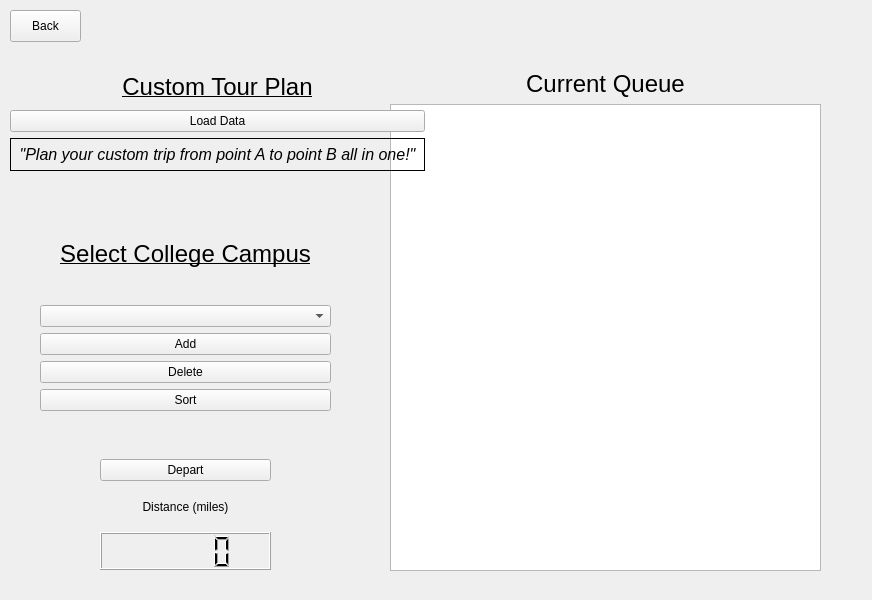
<?xml version="1.0" encoding="UTF-8"?>
<ui version="4.0">
 <class>MainWindow</class>
 <widget class="QMainWindow" name="MainWindow">
  <property name="geometry">
   <rect>
    <x>0</x>
    <y>0</y>
    <width>872</width>
    <height>600</height>
   </rect>
  </property>
  <property name="windowTitle">
   <string>MainWindow</string>
  </property>
  <widget class="QWidget" name="centralwidget">
   <widget class="QStackedWidget" name="stackedWidget">
    <property name="geometry">
     <rect>
      <x>0</x>
      <y>0</y>
      <width>871</width>
      <height>601</height>
     </rect>
    </property>
    <property name="currentIndex">
     <number>2</number>
    </property>
    <widget class="QWidget" name="MainMenu">
     <widget class="QWidget" name="layoutWidget">
      <property name="geometry">
       <rect>
        <x>580</x>
        <y>320</y>
        <width>212</width>
        <height>100</height>
       </rect>
      </property>
      <layout class="QVBoxLayout" name="verticalLayout">
       <item>
        <widget class="QPushButton" name="DisplayCampusInfo">
         <property name="text">
          <string>Campus Information</string>
         </property>
        </widget>
       </item>
       <item>
        <widget class="QPushButton" name="DisplaySouvenirs">
         <property name="text">
          <string>Souvenirs</string>
         </property>
        </widget>
       </item>
       <item>
        <widget class="QPushButton" name="StartTour">
         <property name="text">
          <string>START TOUR</string>
         </property>
        </widget>
       </item>
      </layout>
     </widget>
     <widget class="QWidget" name="layoutWidget_2">
      <property name="geometry">
       <rect>
        <x>580</x>
        <y>120</y>
        <width>251</width>
        <height>171</height>
       </rect>
      </property>
      <layout class="QGridLayout" name="gridLayout">
       <item row="0" column="1" colspan="2">
        <widget class="QLabel" name="label_2">
         <property name="font">
          <font>
           <pointsize>11</pointsize>
           <weight>75</weight>
           <bold>true</bold>
          </font>
         </property>
         <property name="text">
          <string>ADMIN ONLY</string>
         </property>
        </widget>
       </item>
       <item row="1" column="0">
        <widget class="QLabel" name="usernameLabel">
         <property name="text">
          <string>Username: </string>
         </property>
        </widget>
       </item>
       <item row="1" column="1" colspan="2">
        <widget class="QLineEdit" name="usernameLineEdit">
         <property name="styleSheet">
          <string notr="true"/>
         </property>
        </widget>
       </item>
       <item row="2" column="0">
        <widget class="QLabel" name="passwordLabel">
         <property name="text">
          <string>Password: </string>
         </property>
        </widget>
       </item>
       <item row="2" column="1" colspan="2">
        <widget class="QLineEdit" name="passwordLineEdit">
         <property name="inputMethodHints">
          <set>Qt::ImhHiddenText|Qt::ImhNoAutoUppercase|Qt::ImhNoPredictiveText|Qt::ImhSensitiveData</set>
         </property>
         <property name="echoMode">
          <enum>QLineEdit::Password</enum>
         </property>
        </widget>
       </item>
       <item row="3" column="0" colspan="2">
        <widget class="QPushButton" name="loginPushBtn_2">
         <property name="text">
          <string>Login</string>
         </property>
        </widget>
       </item>
       <item row="3" column="2">
        <widget class="QPushButton" name="clearPushBtn_2">
         <property name="text">
          <string>Clear</string>
         </property>
        </widget>
       </item>
       <item row="0" column="0">
        <widget class="QLabel" name="MainWindowLogo">
         <property name="text">
          <string/>
         </property>
         <property name="alignment">
          <set>Qt::AlignCenter</set>
         </property>
        </widget>
       </item>
      </layout>
     </widget>
     <widget class="QWidget" name="layoutWidget_3">
      <property name="geometry">
       <rect>
        <x>30</x>
        <y>60</y>
        <width>511</width>
        <height>481</height>
       </rect>
      </property>
      <layout class="QVBoxLayout" name="verticalLayout_2">
       <item>
        <widget class="QLabel" name="label">
         <property name="font">
          <font>
           <pointsize>14</pointsize>
           <weight>75</weight>
           <bold>true</bold>
          </font>
         </property>
         <property name="text">
          <string>WELCOME TO YOUR COLLEGE TOUR, STUDENTS!</string>
         </property>
         <property name="alignment">
          <set>Qt::AlignCenter</set>
         </property>
        </widget>
       </item>
       <item>
        <widget class="QTableView" name="tableView"/>
       </item>
      </layout>
     </widget>
    </widget>
    <widget class="QWidget" name="PlanningMenu">
     <widget class="QWidget" name="layoutWidget_7">
      <property name="geometry">
       <rect>
        <x>30</x>
        <y>60</y>
        <width>511</width>
        <height>481</height>
       </rect>
      </property>
      <layout class="QVBoxLayout" name="verticalLayout_5">
       <item>
        <widget class="QLabel" name="label_5">
         <property name="font">
          <font>
           <pointsize>14</pointsize>
           <weight>75</weight>
           <bold>true</bold>
          </font>
         </property>
         <property name="text">
          <string>DISTANCE BY COLLEGE</string>
         </property>
         <property name="alignment">
          <set>Qt::AlignCenter</set>
         </property>
        </widget>
       </item>
       <item>
        <widget class="QTableView" name="DistancesTable"/>
       </item>
      </layout>
     </widget>
     <widget class="QWidget" name="layoutWidget_8">
      <property name="geometry">
       <rect>
        <x>580</x>
        <y>80</y>
        <width>212</width>
        <height>174</height>
       </rect>
      </property>
      <layout class="QVBoxLayout" name="verticalLayout_6">
       <item>
        <widget class="QPushButton" name="SelectStartingCollegeButton">
         <property name="text">
          <string>Load Data</string>
         </property>
        </widget>
       </item>
       <item>
        <widget class="QLabel" name="label_4">
         <property name="text">
          <string>&lt;html&gt;&lt;head/&gt;&lt;body&gt;&lt;p&gt;&lt;span style=&quot; text-decoration: underline;&quot;&gt;Select College to view&lt;/span&gt;&lt;/p&gt;&lt;/body&gt;&lt;/html&gt;</string>
         </property>
         <property name="alignment">
          <set>Qt::AlignCenter</set>
         </property>
        </widget>
       </item>
       <item>
        <widget class="QComboBox" name="StartingCollegeComboBox"/>
       </item>
       <item>
        <widget class="QPushButton" name="PlanCustomTripButton">
         <property name="text">
          <string>Custom Tour Trip</string>
         </property>
        </widget>
       </item>
       <item>
        <widget class="QPushButton" name="PrePlannedButton">
         <property name="text">
          <string>Pre-Planned Trip</string>
         </property>
        </widget>
       </item>
      </layout>
     </widget>
     <widget class="QPushButton" name="backButton_1">
      <property name="geometry">
       <rect>
        <x>10</x>
        <y>10</y>
        <width>71</width>
        <height>32</height>
       </rect>
      </property>
      <property name="text">
       <string>Back</string>
      </property>
     </widget>
    </widget>
    <widget class="QWidget" name="CustomTripMenu">
     <widget class="QWidget" name="layoutWidget">
      <property name="geometry">
       <rect>
        <x>390</x>
        <y>70</y>
        <width>431</width>
        <height>501</height>
       </rect>
      </property>
      <layout class="QVBoxLayout" name="verticalLayout_12">
       <item>
        <widget class="QLabel" name="CurrentQueueLabel">
         <property name="font">
          <font>
           <pointsize>18</pointsize>
          </font>
         </property>
         <property name="text">
          <string>Current Queue</string>
         </property>
         <property name="alignment">
          <set>Qt::AlignCenter</set>
         </property>
        </widget>
       </item>
       <item>
        <widget class="QTableView" name="QueueTableView"/>
       </item>
      </layout>
     </widget>
     <widget class="QWidget" name="layoutWidget">
      <property name="geometry">
       <rect>
        <x>100</x>
        <y>459</y>
        <width>171</width>
        <height>111</height>
       </rect>
      </property>
      <layout class="QVBoxLayout" name="verticalLayout_13">
       <item>
        <widget class="QPushButton" name="DepartButton">
         <property name="text">
          <string>Depart</string>
         </property>
        </widget>
       </item>
       <item>
        <widget class="QLabel" name="DistanceLabel">
         <property name="text">
          <string>Distance (miles)</string>
         </property>
         <property name="alignment">
          <set>Qt::AlignCenter</set>
         </property>
        </widget>
       </item>
       <item>
        <widget class="QLCDNumber" name="DistanceNumber"/>
       </item>
      </layout>
     </widget>
     <widget class="QWidget" name="layoutWidget">
      <property name="geometry">
       <rect>
        <x>10</x>
        <y>70</y>
        <width>415</width>
        <height>101</height>
       </rect>
      </property>
      <layout class="QVBoxLayout" name="verticalLayout_11">
       <item>
        <widget class="QLabel" name="TourPlanningLabel">
         <property name="font">
          <font>
           <pointsize>18</pointsize>
          </font>
         </property>
         <property name="text">
          <string>&lt;html&gt;&lt;head/&gt;&lt;body&gt;&lt;p&gt;&lt;span style=&quot; text-decoration: underline;&quot;&gt;Custom Tour Plan&lt;/span&gt;&lt;/p&gt;&lt;/body&gt;&lt;/html&gt;</string>
         </property>
         <property name="alignment">
          <set>Qt::AlignCenter</set>
         </property>
        </widget>
       </item>
       <item>
        <widget class="QPushButton" name="SelectStartingCollegeButton_3">
         <property name="text">
          <string>Load Data</string>
         </property>
        </widget>
       </item>
       <item>
        <widget class="QLabel" name="label_3">
         <property name="font">
          <font>
           <pointsize>12</pointsize>
          </font>
         </property>
         <property name="frameShape">
          <enum>QFrame::Panel</enum>
         </property>
         <property name="frameShadow">
          <enum>QFrame::Plain</enum>
         </property>
         <property name="text">
          <string>&lt;html&gt;&lt;head/&gt;&lt;body&gt;&lt;p&gt;&lt;span style=&quot; font-style:italic;&quot;&gt;&amp;quot;Plan your custom trip from point A to point B all in one!&amp;quot;&lt;/span&gt;&lt;/p&gt;&lt;/body&gt;&lt;/html&gt;</string>
         </property>
         <property name="alignment">
          <set>Qt::AlignCenter</set>
         </property>
        </widget>
       </item>
      </layout>
     </widget>
     <widget class="QPushButton" name="backButton_2">
      <property name="geometry">
       <rect>
        <x>10</x>
        <y>10</y>
        <width>71</width>
        <height>32</height>
       </rect>
      </property>
      <property name="text">
       <string>Back</string>
      </property>
     </widget>
     <widget class="QWidget" name="layoutWidget">
      <property name="geometry">
       <rect>
        <x>40</x>
        <y>210</y>
        <width>291</width>
        <height>201</height>
       </rect>
      </property>
      <layout class="QGridLayout" name="gridLayout_4">
       <item row="1" column="0">
        <widget class="QComboBox" name="StartingPointBox"/>
       </item>
       <item row="2" column="0">
        <widget class="QPushButton" name="AddQueueButton">
         <property name="text">
          <string>Add</string>
         </property>
        </widget>
       </item>
       <item row="3" column="0">
        <widget class="QPushButton" name="DeleteQueueButton">
         <property name="text">
          <string>Delete</string>
         </property>
        </widget>
       </item>
       <item row="0" column="0">
        <widget class="QLabel" name="CurrentLabel">
         <property name="font">
          <font>
           <pointsize>18</pointsize>
          </font>
         </property>
         <property name="text">
          <string>&lt;html&gt;&lt;head/&gt;&lt;body&gt;&lt;p&gt;&lt;span style=&quot; text-decoration: underline;&quot;&gt;Select College Campus&lt;/span&gt;&lt;/p&gt;&lt;/body&gt;&lt;/html&gt;</string>
         </property>
         <property name="alignment">
          <set>Qt::AlignCenter</set>
         </property>
        </widget>
       </item>
       <item row="4" column="0">
        <widget class="QPushButton" name="SortQueue">
         <property name="text">
          <string>Sort</string>
         </property>
        </widget>
       </item>
      </layout>
     </widget>
    </widget>
    <widget class="QWidget" name="PrePlannedMenu">
     <widget class="QWidget" name="layoutWidget_23">
      <property name="geometry">
       <rect>
        <x>40</x>
        <y>231</y>
        <width>296</width>
        <height>181</height>
       </rect>
      </property>
      <layout class="QGridLayout" name="gridLayout_15">
       <item row="2" column="0">
        <widget class="QLabel" name="CurrentLabel_20">
         <property name="font">
          <font>
           <pointsize>18</pointsize>
          </font>
         </property>
         <property name="text">
          <string>&lt;html&gt;&lt;head/&gt;&lt;body&gt;&lt;p&gt;&lt;span style=&quot; font-size:14pt;&quot;&gt;Desired Amount: &lt;/span&gt;&lt;/p&gt;&lt;/body&gt;&lt;/html&gt;</string>
         </property>
         <property name="alignment">
          <set>Qt::AlignCenter</set>
         </property>
        </widget>
       </item>
       <item row="1" column="0" colspan="2">
        <widget class="QComboBox" name="CollegeSelectBox"/>
       </item>
       <item row="2" column="1">
        <widget class="QComboBox" name="DesiredAmtBox">
         <item>
          <property name="text">
           <string>1</string>
          </property>
         </item>
         <item>
          <property name="text">
           <string>2</string>
          </property>
         </item>
         <item>
          <property name="text">
           <string>3</string>
          </property>
         </item>
         <item>
          <property name="text">
           <string>4</string>
          </property>
         </item>
         <item>
          <property name="text">
           <string>5</string>
          </property>
         </item>
         <item>
          <property name="text">
           <string>6</string>
          </property>
         </item>
         <item>
          <property name="text">
           <string>7</string>
          </property>
         </item>
         <item>
          <property name="text">
           <string>8</string>
          </property>
         </item>
         <item>
          <property name="text">
           <string>9</string>
          </property>
         </item>
         <item>
          <property name="text">
           <string>10</string>
          </property>
         </item>
         <item>
          <property name="text">
           <string>11</string>
          </property>
         </item>
         <item>
          <property name="text">
           <string>12</string>
          </property>
         </item>
         <item>
          <property name="text">
           <string>13</string>
          </property>
         </item>
         <item>
          <property name="text">
           <string>14</string>
          </property>
         </item>
         <item>
          <property name="text">
           <string>15</string>
          </property>
         </item>
         <item>
          <property name="text">
           <string>16</string>
          </property>
         </item>
         <item>
          <property name="text">
           <string>17</string>
          </property>
         </item>
         <item>
          <property name="text">
           <string>18</string>
          </property>
         </item>
         <item>
          <property name="text">
           <string>19</string>
          </property>
         </item>
         <item>
          <property name="text">
           <string>20</string>
          </property>
         </item>
        </widget>
       </item>
       <item row="0" column="0" colspan="2">
        <widget class="QLabel" name="SelectCollegeCampusLabel">
         <property name="font">
          <font>
           <pointsize>18</pointsize>
          </font>
         </property>
         <property name="text">
          <string>&lt;html&gt;&lt;head/&gt;&lt;body&gt;&lt;p&gt;&lt;span style=&quot; text-decoration: underline;&quot;&gt;Select College Campus&lt;/span&gt;&lt;/p&gt;&lt;/body&gt;&lt;/html&gt;</string>
         </property>
         <property name="alignment">
          <set>Qt::AlignCenter</set>
         </property>
        </widget>
       </item>
      </layout>
     </widget>
     <widget class="QPushButton" name="backButton_6">
      <property name="geometry">
       <rect>
        <x>10</x>
        <y>10</y>
        <width>71</width>
        <height>32</height>
       </rect>
      </property>
      <property name="text">
       <string>Back</string>
      </property>
     </widget>
     <widget class="QWidget" name="layoutWidget_22">
      <property name="geometry">
       <rect>
        <x>10</x>
        <y>70</y>
        <width>352</width>
        <height>121</height>
       </rect>
      </property>
      <layout class="QVBoxLayout" name="verticalLayout_44">
       <item>
        <widget class="QLabel" name="PrePlannedLabel">
         <property name="font">
          <font>
           <pointsize>18</pointsize>
          </font>
         </property>
         <property name="text">
          <string>&lt;html&gt;&lt;head/&gt;&lt;body&gt;&lt;p&gt;&lt;span style=&quot; text-decoration: underline;&quot;&gt;Pre-Planned Trip&lt;/span&gt;&lt;/p&gt;&lt;/body&gt;&lt;/html&gt;</string>
         </property>
         <property name="alignment">
          <set>Qt::AlignCenter</set>
         </property>
        </widget>
       </item>
       <item>
        <widget class="QPushButton" name="LoadData">
         <property name="text">
          <string>Load Data</string>
         </property>
        </widget>
       </item>
       <item>
        <widget class="QLabel" name="label_20">
         <property name="font">
          <font>
           <pointsize>12</pointsize>
          </font>
         </property>
         <property name="frameShape">
          <enum>QFrame::Panel</enum>
         </property>
         <property name="frameShadow">
          <enum>QFrame::Plain</enum>
         </property>
         <property name="text">
          <string>&lt;html&gt;&lt;head/&gt;&lt;body&gt;&lt;p&gt;&lt;span style=&quot; font-style:italic;&quot;&gt;&amp;quot;Choose a pre-planned trip of your desire !&amp;quot;&lt;/span&gt;&lt;/p&gt;&lt;/body&gt;&lt;/html&gt;</string>
         </property>
         <property name="alignment">
          <set>Qt::AlignCenter</set>
         </property>
        </widget>
       </item>
       <item>
        <widget class="QLabel" name="label_21">
         <property name="font">
          <font>
           <pointsize>12</pointsize>
          </font>
         </property>
         <property name="frameShape">
          <enum>QFrame::Panel</enum>
         </property>
         <property name="frameShadow">
          <enum>QFrame::Plain</enum>
         </property>
         <property name="text">
          <string>&lt;html&gt;&lt;head/&gt;&lt;body&gt;&lt;p&gt;&lt;span style=&quot; font-style:italic;&quot;&gt;&amp;quot;The &lt;/span&gt;&lt;span style=&quot; font-weight:600; font-style:italic; text-decoration: underline;&quot;&gt;shortest &lt;/span&gt;&lt;span style=&quot; font-style:italic;&quot;&gt;route is automatically calculated!&amp;quot;&lt;/span&gt;&lt;/p&gt;&lt;/body&gt;&lt;/html&gt;</string>
         </property>
         <property name="alignment">
          <set>Qt::AlignCenter</set>
         </property>
        </widget>
       </item>
      </layout>
     </widget>
     <widget class="QWidget" name="layoutWidget_20">
      <property name="geometry">
       <rect>
        <x>390</x>
        <y>70</y>
        <width>431</width>
        <height>501</height>
       </rect>
      </property>
      <layout class="QVBoxLayout" name="verticalLayout_45">
       <item>
        <widget class="QLabel" name="CurrentQueueLabel_12">
         <property name="font">
          <font>
           <pointsize>18</pointsize>
          </font>
         </property>
         <property name="text">
          <string>Current Queue</string>
         </property>
         <property name="alignment">
          <set>Qt::AlignCenter</set>
         </property>
        </widget>
       </item>
       <item>
        <widget class="QTableView" name="PrePQueueTable"/>
       </item>
      </layout>
     </widget>
     <widget class="QWidget" name="layoutWidget_21">
      <property name="geometry">
       <rect>
        <x>100</x>
        <y>459</y>
        <width>171</width>
        <height>111</height>
       </rect>
      </property>
      <layout class="QVBoxLayout" name="verticalLayout_46">
       <item>
        <widget class="QPushButton" name="DepartButton_12">
         <property name="text">
          <string>Depart</string>
         </property>
        </widget>
       </item>
       <item>
        <widget class="QLabel" name="DistanceLabel_12">
         <property name="text">
          <string>Distance (miles)</string>
         </property>
         <property name="alignment">
          <set>Qt::AlignCenter</set>
         </property>
        </widget>
       </item>
       <item>
        <widget class="QLCDNumber" name="DistanceLCDctr"/>
       </item>
      </layout>
     </widget>
    </widget>
    <widget class="QWidget" name="CampusPage">
     <widget class="QTextEdit" name="textEdit">
      <property name="geometry">
       <rect>
        <x>50</x>
        <y>120</y>
        <width>391</width>
        <height>121</height>
       </rect>
      </property>
     </widget>
     <widget class="QDateEdit" name="dateEdit">
      <property name="geometry">
       <rect>
        <x>660</x>
        <y>10</y>
        <width>111</width>
        <height>22</height>
       </rect>
      </property>
     </widget>
     <widget class="QTableView" name="tableView_2">
      <property name="geometry">
       <rect>
        <x>50</x>
        <y>310</y>
        <width>191</width>
        <height>271</height>
       </rect>
      </property>
     </widget>
     <widget class="QGraphicsView" name="graphicsView">
      <property name="geometry">
       <rect>
        <x>520</x>
        <y>120</y>
        <width>251</width>
        <height>151</height>
       </rect>
      </property>
     </widget>
     <widget class="QWidget" name="layoutWidget_4">
      <property name="geometry">
       <rect>
        <x>520</x>
        <y>530</y>
        <width>251</width>
        <height>51</height>
       </rect>
      </property>
      <layout class="QHBoxLayout" name="horizontalLayout_2">
       <item>
        <widget class="QLabel" name="label_9">
         <property name="text">
          <string>Current Total (distance): </string>
         </property>
         <property name="alignment">
          <set>Qt::AlignRight|Qt::AlignTrailing|Qt::AlignVCenter</set>
         </property>
        </widget>
       </item>
       <item>
        <widget class="QLCDNumber" name="lcdNumber_2"/>
       </item>
      </layout>
     </widget>
     <widget class="QGraphicsView" name="graphicsView_2">
      <property name="geometry">
       <rect>
        <x>100</x>
        <y>10</y>
        <width>521</width>
        <height>81</height>
       </rect>
      </property>
     </widget>
     <widget class="QPushButton" name="backButton_7">
      <property name="geometry">
       <rect>
        <x>10</x>
        <y>10</y>
        <width>71</width>
        <height>32</height>
       </rect>
      </property>
      <property name="text">
       <string>Back</string>
      </property>
     </widget>
     <widget class="QWidget" name="layoutWidget">
      <property name="geometry">
       <rect>
        <x>270</x>
        <y>530</y>
        <width>171</width>
        <height>51</height>
       </rect>
      </property>
      <layout class="QHBoxLayout" name="horizontalLayout">
       <item>
        <widget class="QLabel" name="label_7">
         <property name="text">
          <string>Total: </string>
         </property>
         <property name="alignment">
          <set>Qt::AlignRight|Qt::AlignTrailing|Qt::AlignVCenter</set>
         </property>
        </widget>
       </item>
       <item>
        <widget class="QLCDNumber" name="lcdNumber"/>
       </item>
      </layout>
     </widget>
     <widget class="QWidget" name="layoutWidget">
      <property name="geometry">
       <rect>
        <x>280</x>
        <y>310</y>
        <width>151</width>
        <height>174</height>
       </rect>
      </property>
      <layout class="QVBoxLayout" name="verticalLayout_3">
       <item>
        <widget class="QPushButton" name="pushButton">
         <property name="text">
          <string>Load Data</string>
         </property>
        </widget>
       </item>
       <item>
        <widget class="QComboBox" name="comboBox"/>
       </item>
       <item>
        <widget class="QPushButton" name="pushButton_2">
         <property name="text">
          <string>Add</string>
         </property>
        </widget>
       </item>
       <item>
        <widget class="QPushButton" name="pushButton_3">
         <property name="text">
          <string>Delete</string>
         </property>
        </widget>
       </item>
       <item>
        <widget class="QPushButton" name="pushButton_4">
         <property name="text">
          <string>Purchase</string>
         </property>
        </widget>
       </item>
      </layout>
     </widget>
     <widget class="QWidget" name="layoutWidget">
      <property name="geometry">
       <rect>
        <x>520</x>
        <y>310</y>
        <width>265</width>
        <height>59</height>
       </rect>
      </property>
      <layout class="QVBoxLayout" name="verticalLayout_4">
       <item>
        <widget class="QLabel" name="label_8">
         <property name="text">
          <string>Move on to the next Campus in Queue. . . </string>
         </property>
        </widget>
       </item>
       <item>
        <widget class="QPushButton" name="pushButton_5">
         <property name="text">
          <string>Next</string>
         </property>
        </widget>
       </item>
      </layout>
     </widget>
    </widget>
   </widget>
  </widget>
 </widget>
 <resources/>
 <connections/>
</ui>
